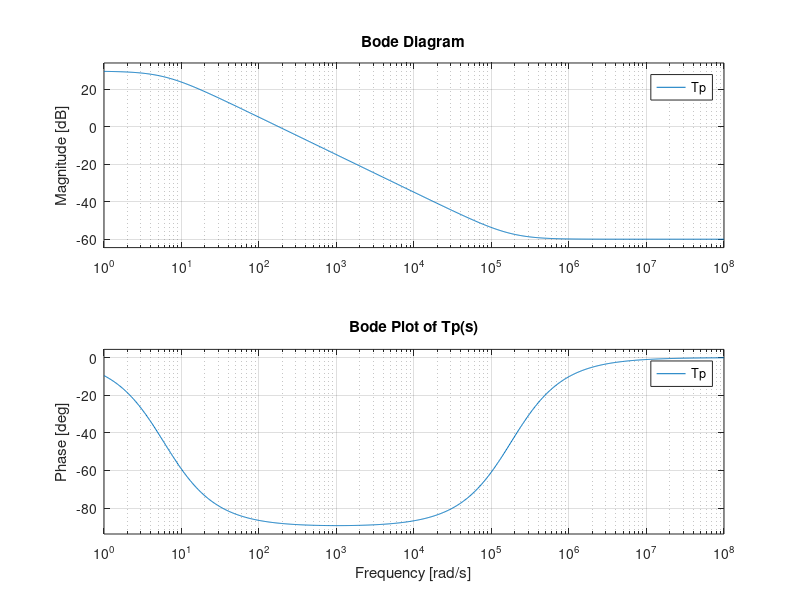

MATLAB code to generate this figure:
% Clearing past figures and values
clear;
close all;
clc;

% Plant
num  = [(56e-6), 10];
den = [(56e-3), 0.332];
sys = tf(num, den);


% Creating range of frequencies
% w = logspace(0, 8, 1000);
% 
% Bode plot
% figure('Name','Bode plot ');
% bode(sys, w);
% margin(sys);


% Create the transfer function
Tp = tf(num, den);

% Specify the frequency range
omega = logspace(0, 8, 1000); % Define your frequency range here

% Plot the Bode response with the specified frequency range
bode(Tp, {omega(1), omega(end)});
grid on;
title('Bode Plot of Tp(s)');